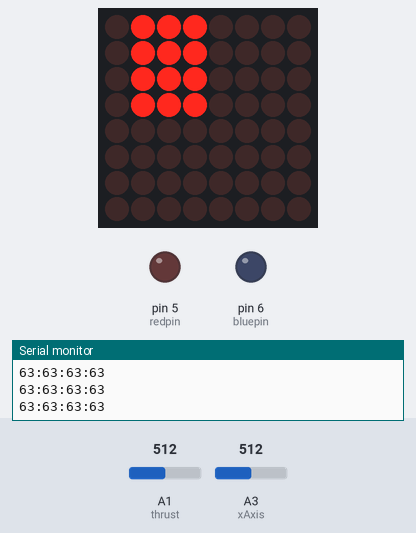
A sketch run on a simulated Arduino Nano, built with avr-gcc and run on an emulated ATmega328P. Parts: 8×8 LED matrix, output pins drawn as LEDs (lit = HIGH), the last lines printed to the serial monitor. The inputs (shaded band) are chosen by the test bench; at power-on: A1 (thrust) = 512, A3 (xAxis) = 512. No radio packets arrive unless stated; pins used as bus, display or sensor lines are not drawn.

Above: at 1.3 s.
1.4 s: A1 (thrust) set to 790
At 2.4 s:
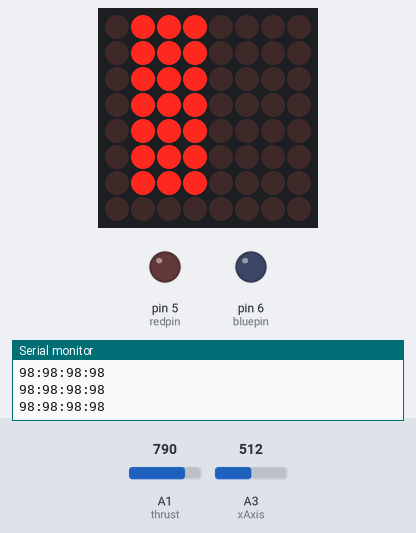
2.9 s: A1 (thrust) set to 820
4.4 s: A1 (thrust) set to 716
At 5.6 s:
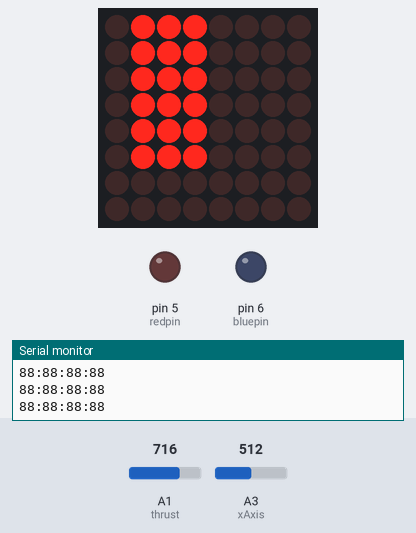
5.9 s: A1 (thrust) set to 1023
At 6.7 s:
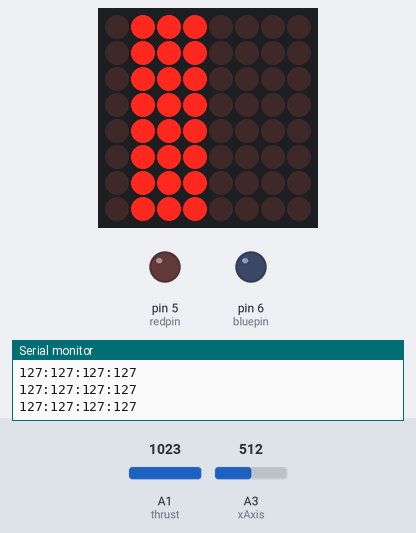
7.4 s: A1 (thrust) set to 306
At 8.6 s:
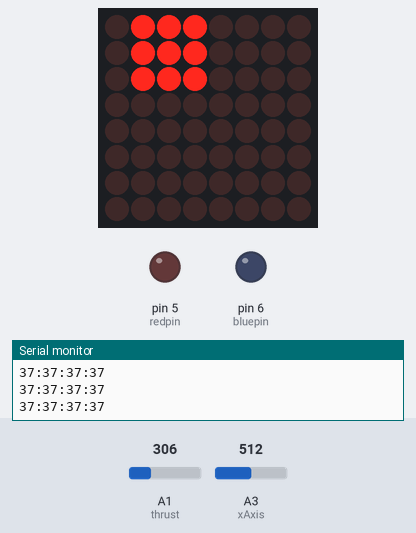
8.9 s: A1 (thrust) set to 122
At 10.0 s:
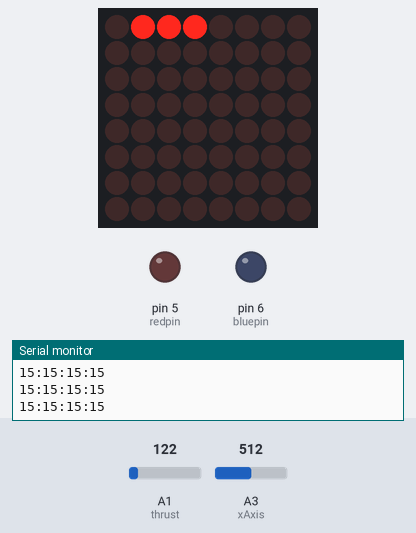
Timing chart, 0 to 11.4 s (numbered marks = the images above; inputs shaded):
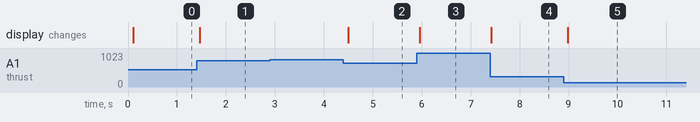

The sketch:

Transmit.ino
```cpp
#include <SPI.h>
#include <nRF24L01.h>
#include <RF24.h>
#include <Servo.h>

#include <Wire.h>
#include "Adafruit_LEDBackpack.h"
#include "Adafruit_GFX.h"
#ifndef _BV
#define _BV(bit) (1<<(bit))
#endif

//radio
RF24 radio(7,8); // CE, CSN
int fail = 0;
const byte address[6] = "00001";
char text[10] = "";
//analog inputs
int thrust = A1;
int pan = A2;
int xAxis = A3;
int yAxis = A6;
uint8_t potValue[4];
//Discrete output
int redpin = 5; //select the pin for the red LED D2
int bluepin =6; // select the pin for the blue LED D3
int greenpin =7;// select the pin for the green LED D4

Adafruit_LEDBackpack matrix = Adafruit_LEDBackpack();
uint8_t counter = 0;


void setup(){
  Serial.begin(9600);
  pinMode(redpin, OUTPUT);
  pinMode(bluepin, OUTPUT);
  pinMode(greenpin, OUTPUT);
  pinMode(thrust, INPUT);
  //pinMode(pan, INPUT);
  pinMode(xAxis, INPUT);
  //pinMode(yAxis, INPUT);
  if(!radio.begin()){
    analogWrite(redpin, 255);
    analogWrite(bluepin, 128);
    analogWrite(greenpin, 0);
    Serial.println("Radio Failed. Womp Womp");
    while(true){}
  }
  radio.openWritingPipe(address);
  radio.setPALevel(HIGH);
  radio.stopListening();
  radio.setAutoAck(0);
  radio.setDataRate(RF24_2MBPS); // Set the speed of the transmission to the quickest available
  radio.setChannel(124); // Use a channel unlikely to be used by Wifi, Microwave ovens etc
  radio.setPALevel(RF24_PA_MAX); // Set radio Tx power to MAX
  delay(100);
  if(radio.isChipConnected()){
    Serial.println("Radio Transmitter Module Active");
  }
  else{
    Serial.println("Failed to connect");
    //while(1){}
  }
  analogWrite(redpin, 0);
  analogWrite(bluepin, 0);
  analogWrite(greenpin, 1024);
  matrix.begin(0x70);  // pass in the address
}

void updateDisp(int thrott){
  thrott = map(thrott, 0, 127, 0, 8);
  for (uint8_t i=0; i<8; i++) {
    if (i<=thrott){
      matrix.displaybuffer[i] = 7;
    }
    else{
      matrix.displaybuffer[i] = 0;
    }
// draw a diagonal row of pixels

  }
  // write the changes we just made to the display
  matrix.writeDisplay();
}

void updateHardware(){
  int thr = analogRead(thrust);
  int xax = analogRead(xAxis);
  thr = (uint8_t) map(thr, 1, 1023, 0, 127);
  updateDisp(thr);
  //Serial.println(thr);
  //set all values of potValue arr to thrust at first
  //memset(potValue, thr, sizeof(potValue));
  potValue[0] = thr;potValue[1] = thr;potValue[2] = thr;potValue[3] = thr;

  int xA = analogRead(xAxis);

  xA-=510;
  xA =  (int8_t) map(xA, 0, 510, 0, (thr/2));
  //Serial.println(xA);
  if (xA <= 0){
    potValue[0] += xA;
    potValue[1] += xA;
  }
  if (xA >= 0){
    potValue[2] -= xA;
    potValue[3] -= xA;
  }
  Serial.print(potValue[0]); Serial.print(":");Serial.print(potValue[1]); Serial.print(":");Serial.print(potValue[2]); Serial.print(":");Serial.println(potValue[3]);

  //xA = map(xA, 511, 1023, 0, thr);


  // potValue = analogRead(thrust);
  // potValue = map(potValue, 1, 1023, 0, 180);   // scale it to use it with the servo library (value between 0 and 180)

}

void loop(){

  updateHardware();
  //sprintf(text, "%ld", potValue[0]);
  if(!radio.write(&potValue, sizeof(potValue))){
    //Seria.println("Error transmitting");
    Serial.println("Failt");
  }
  else{
    //Serial.println("Hello World transmitted");
    //Serial.println(potValue[1]);
  }
  delay(100);
}
```

Measured:
- after the input at 1.4 s, the display: changes after 0.07 s (image 1)
- after the input at 4.4 s, the display: changes after 0.10 s (image 2)
- after the input at 5.9 s, the display: changes after 0.06 s (image 3)
- after the input at 7.4 s, the display: changes at once (image 4)
- after the input at 8.9 s, the display: changes after 0.09 s (image 5)
